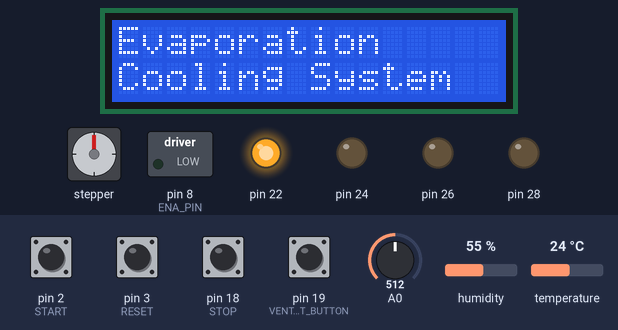
Simulated run of this sketch. Board: Arduino Mega 2560, built with avr-gcc and run on an emulated ATmega2560. On the bench: 16×2 character LCD, stepper motor, switched loads named in the sketch (green lamp = pin HIGH), output pins drawn as LEDs (lit = HIGH). Inputs (shaded band) come from the test bench; at power-on: pin 2 (START), pin 3 (RESET), pin 18 (STOP), pin 19 (VENT_ADJUST_BUTTON) HIGH, A0 = 512, humidity 55 %, temperature 24 °C. The local clock reads 2024-03-15 10:24:30 at power-on unless the sketch sets it; stepper angles assume 2038 steps per turn; what the sketch prints to the serial monitor is not drawn.

Above: at 1.2 s.
1.3 s: pin 2 (START) pulled LOW for 0.15 s
At 2.4 s:
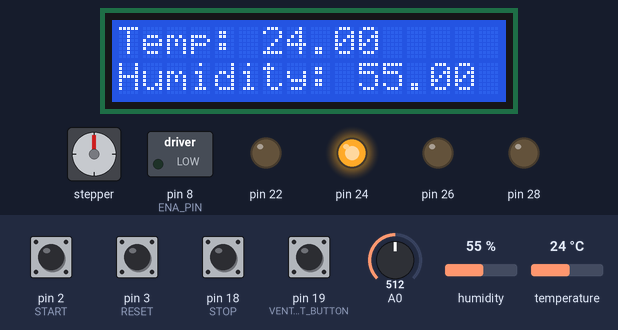
2.9 s: A0 set to 6
4.4 s: A0 set to 3
At 5.6 s:
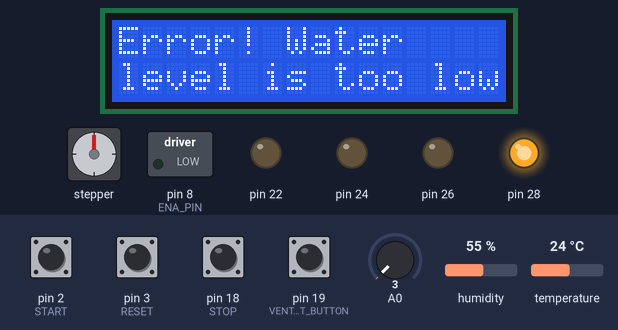
5.9 s: pin 19 (VENT_ADJUST_BUTTON) pulled LOW for 0.15 s
At 7.9 s:
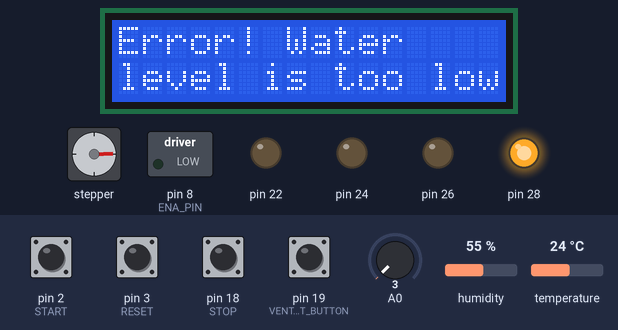
8.7 s: pin 3 (RESET) pulled LOW for 0.15 s
At 8.71 s:
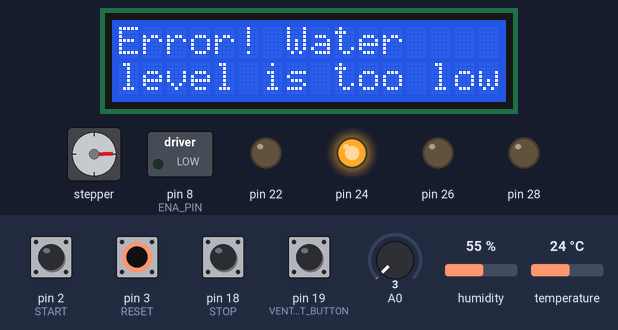
10.3 s: pin 18 (STOP) pulled LOW for 0.15 s
At 11.4 s:
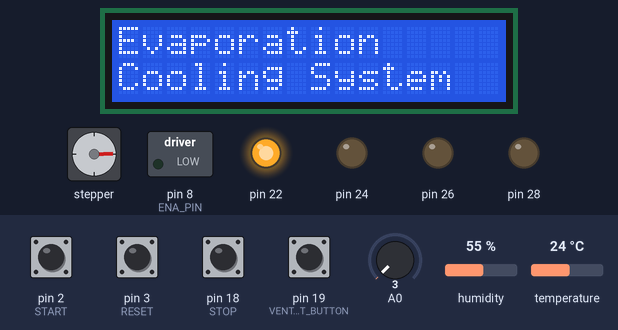
Timing chart, 0 to 12.9 s (numbered marks = the images above; inputs shaded):
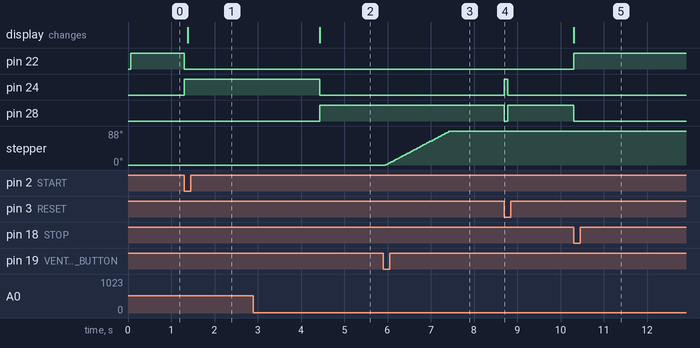

The sketch:

cooler.ino
```cpp
//Project: Water Evaporation Cooling System
//Authors: Aween Ali, Malcolm Hays, Derek Ngu, Thomas Vasile

#include <dht.h>
#include <LiquidCrystal.h>
#include <Stepper.h>
#include <RTClib.h>
#define GREEN_LED 24
#define YELLOW_LED 22
#define BLUE_LED 26
#define RED_LED 28
#define START 2
#define RESET 3
#define STOP 18
#define DHTPIN A1 //water + hum sensor
#define LOWTEMP 26
#define HIGHTEMP 27
#define WATER_SENSOR_PIN 0 // Pin A0
#define RS 23
#define EN 13
#define D4 4
#define D5 5
#define D6 6
#define D7 25
#define STEPPER_1N1 9
#define STEPPER_1N2 10
#define STEPPER_1N3 11
#define STEPPER_1N4 12
#define ENA_PIN 8  //  motor speed (PWM control)   all of this are form the link from modules
#define IN1_PIN 53  // direction 1
#define IN2_PIN 52  //  direction 2
#define RDA 0x80
#define TBE 0x20
#define VENT_ADJUST_BUTTON 19
#define VENT_MAX_POS 500

volatile unsigned char *myUCSR0A = (unsigned char *)0x00C0;
volatile unsigned char *myUCSR0B = (unsigned char *)0x00C1;
volatile unsigned char *myUCSR0C = (unsigned char *)0x00C2;
volatile unsigned int  *myUBRR0  = (unsigned int *) 0x00C4;
volatile unsigned char *myUDR0   = (unsigned char *)0x00C6;


volatile unsigned char* my_ADMUX = (unsigned char*) 0x7C;
volatile unsigned char* my_ADCSRB = (unsigned char*) 0x7B;
volatile unsigned char* my_ADCSRA = (unsigned char*) 0x7A;
volatile unsigned int* my_ADC_DATA = (unsigned int*) 0x78;

// this is for adc read ^^

void myUARTBegin(unsigned long U0baud)  {
  unsigned long FCPU = 16000000;
  unsigned int tbaud;
  tbaud = (FCPU / 16 / U0baud - 1);
  // Same as (FCPU / (16 * U0baud)) - 1;
  *myUCSR0A = 0x20;
  *myUCSR0B = 0x18;
  *myUCSR0C = 0x06;
  *myUBRR0  = tbaud;
}

void myUARTPrint(char* printedString) {
  int i = 0;
  while(printedString[i] != '\0') {
    U0putchar(printedString[i]);
    i++;
  }
}

void U0putchar(unsigned char U0pdata) {
  while(!(*myUCSR0A & TBE));
  *myUDR0 = U0pdata;
}

#define DDRB_ADDR 0x24
#define DDRH_ADDR 0x101
#define DDRE_ADDR 0x2D
#define DDRG_ADDR 0x33
#define DDRJ_ADDR 0x107
#define DDRD_ADDR 0x2A
#define DDRA_ADDR 0x21

RTC_DS3231 rtc;
char daysOfTheWeek[7][12] = {"Sunday", "Monday", "Tuesday", "Thursday", "Friday", "Saturday"};

const int stepsPerRevolution = 2038;
Stepper stepper = Stepper(stepsPerRevolution, STEPPER_1N1, STEPPER_1N3, STEPPER_1N2, STEPPER_1N4);


volatile char state;
char previousState;

LiquidCrystal lcd(RS, EN, D4, D5, D6, D7);

dht DHT;
void start_button_ISR() {
  if (state != 'e') {
    state = 'i';
  }
}


void adc_init()
{
  // setup the A register
  *my_ADCSRA |= 0b10000000; // set bit   7 to 1 to enable the ADC
  *my_ADCSRA &= 0b11011111; // clear bit 6 to 0 to disable the ADC trigger mode
  *my_ADCSRA &= 0b11110111; // clear bit 5 to 0 to disable the ADC interrupt
  *my_ADCSRA &= 0b11111000; // clear bit 0-2 to 0 to set prescaler selection to slow reading
  // setup the B register
  *my_ADCSRB &= 0b11110111; // clear bit 3 to 0 to reset the channel and gain bits
  *my_ADCSRB &= 0b11111000; // clear bit 2-0 to 0 to set free running mode
  // setup the MUX Register
  *my_ADMUX  &= 0b01111111; // clear bit 7 to 0 for AVCC analog reference
  *my_ADMUX  |= 0b01000000; // set bit   6 to 1 for AVCC analog reference
  *my_ADMUX  &= 0b11011111; // clear bit 5 to 0 for right adjust result
  *my_ADMUX  &= 0b11100000; // clear bit 4-0 to 0 to reset the channel and gain bits
}


unsigned int adc_read(unsigned char adc_channel_num)
{
  // clear the channel selection bits (MUX 4:0)
  *my_ADMUX  &= 0b11100000;
  // clear the channel selection bits (MUX 5)
  *my_ADCSRB &= 0b11110111;
  // set the channel number
  if(adc_channel_num > 7)
  {
    // set the channel selection bits, but remove the most significant bit (bit 3)
    adc_channel_num -= 8;
    // set MUX bit 5
    *my_ADCSRB |= 0b00001000;
  }
  // set the channel selection bits
  *my_ADMUX  += adc_channel_num;
  // set bit 6 of ADCSRA to 1 to start a conversion
  *my_ADCSRA |= 0x40;
  // wait for the conversion to complete
  while((*my_ADCSRA & 0x40) != 0);
  // return the result in the ADC data register
  return *my_ADC_DATA;
}

void myDigitalWrite(uint8_t pin, bool value) {
  volatile uint8_t* port;
  uint8_t bit;

if (pin == 0) {                // Pin D0
    port = &PORTE;
    bit = 0;                   // PE0
} else if (pin == 1) {         // Pin D1
    port = &PORTE;
    bit = 1;                   // PE1
} else if (pin == 2) {         // Pin D2
    port = &PORTE;
    bit = 4;                   // PE4
} else if (pin == 3) {         // Pin D3
    port = &PORTE;
    bit = 5;                   // PE5
} else if (pin == 4) {         // Pin D4
    port = &PORTG;
    bit = 5;                   // PG5
} else if (pin == 5) {         // Pin D5
    port = &PORTE;
    bit = 3;                   // PE3
} else if (pin == 6) {         // Pin D6
    port = &PORTH;
    bit = 3;                   // PH3
} else if (pin == 7) {         // Pin D7
    port = &PORTH;
    bit = 4;                   // PH4

}else if (pin == 8) {              // Pin D8 (PORTH)
    port = &PORTH;
    bit = 5; // PH5


  } else if (pin == 9) {              // Pin D9 (PORTH)
    port = &PORTH;
    bit = 6; // PH6


  } else if (pin >= 10 && pin <= 13) { // Pins 10–13 (PORTB)
    port = &PORTB;
    bit = pin - 6; // PB4–PB7

}else if (pin == 14) {                // D14/TX3
    port = &PORTJ;
    bit = 1;                    // PJ1


} else if (pin == 15) {         // D15/RX3
    port = &PORTJ;
    bit = 0;                    // PJ0


} else if (pin == 16) {         // D16/TX2
    port = &PORTH;
    bit = 1;                    // PH1


} else if (pin == 17) {         // D17/RX2
    port = &PORTH;
    bit = 0;                    // PH0


} else if (pin == 18) {         // D18/TX1
    port = &PORTD;
    bit = 3;                    // PD3


} else if (pin == 19) {         // D19/RX1
    port = &PORTD;
    bit = 2;                    // PD2


} else if (pin == 20) {         // D20/SDA
    port = &PORTD;
    bit = 1;                    // PD1


} else if (pin == 21) {         // D21/SCL
    port = &PORTD;
    bit = 0;                    // PD0

}else if (pin >= 22 && pin <= 29) { // Pins 22–29 (PORTA)
    port = &PORTA;
    bit = pin - 22; // PA0–PA7


}else if (pin == 30) {                // Pin D30
    port = &PORTC;
    bit = 7;                    // PC7

} else if (pin == 31) {         // Pin D31
    port = &PORTC;
    bit = 6;                    // PC6

} else if (pin == 32) {         // Pin D32
    port = &PORTC;
    bit = 5;                    // PC5

} else if (pin == 33) {         // Pin D33
    port = &PORTC;
    bit = 4;                    // PC4

} else if (pin == 34) {         // Pin D34
    port = &PORTC;
    bit = 3;                    // PC3

} else if (pin == 35) {         // Pin D35
    port = &PORTC;
    bit = 2;                    // PC2

} else if (pin == 36) {         // Pin D36
    port = &PORTC;
    bit = 1;                    // PC1

} else if (pin == 37) {         // Pin D37
    port = &PORTC;
    bit = 0;                    // PC0

} else if (pin == 38) {         // Pin D38
    port = &PORTD;
    bit = 7;                    // PD7

} else if (pin == 39) {         // Pin D39
    port = &PORTG;
    bit = 2;                    // PG2

} else if (pin == 40) {         // Pin D40
    port = &PORTG;
    bit = 1;                    // PG1

} else if (pin == 41) {         // Pin D41
    port = &PORTG;
    bit = 0;                    // PG0

} else if (pin == 42) {         // Pin D42
    port = &PORTL;
    bit = 7;                    // PL7

} else if (pin == 43) {         // Pin D43
    port = &PORTL;
    bit = 6;                    // PL6

} else if (pin == 44) {         // Pin D44
    port = &PORTL;
    bit = 5;                    // PL5

} else if (pin == 45) {         // Pin D45
    port = &PORTL;
    bit = 4;                    // PL4

} else if (pin == 46) {         // Pin D46
    port = &PORTL;
    bit = 3;                    // PL3

} else if (pin == 47) {         // Pin D47
    port = &PORTL;
    bit = 2;                    // PL2

} else if (pin == 48) {         // Pin D48
    port = &PORTL;
    bit = 1;                    // PL1

} else if (pin == 49) {         // Pin D49
    port = &PORTL;
    bit = 0;                    // PL0

} else if (pin == 50) {         // Pin D50
    port = &PORTB;
    bit = 3;                    // PB3

} else if (pin == 51) {         // Pin D51
    port = &PORTB;
    bit = 2;                    // PB2

} else if (pin == 52) {         // Pin D52
    port = &PORTB;
    bit = 1;                    // PB1

} else if (pin == 53) {         // Pin D53
    port = &PORTB;
    bit = 0;                    // PB0

} else if (pin >= A0 && pin <= A7) { // A0–A7 (PORTF)
    port = &PORTF;
    bit = pin - A0; // PF0–PF7


  } else if (pin >= A8 && pin <= A15) { // A8–A15 (PORTK)
    port = &PORTK;
    bit = pin - A8; // PK0–PK7


  } else {
    return;
  }

  if (value) {
    *port |= (1 << bit);
  } else {
    *port &= ~(1 << bit);
  }
}

void motorStart(int speed) {
  myDigitalWrite(IN1_PIN, HIGH);
  myDigitalWrite(IN2_PIN, LOW);
  analogWrite(ENA_PIN, speed);
}

void motorStop() {
  analogWrite(ENA_PIN, 0);  // stop
}

void reset_button_ISR() {
  if (state == 'e') {
    state = 'i';
  }
}

void stop_button_ISR() {
  state = 'd';
}

bool vent_state = 0;
bool print_vent_message = 0;
unsigned vent_position = 0;
void vent_button_ISR() {
  vent_state = !vent_state;
  print_vent_message = 1;
}

void leds_off() {
  myDigitalWrite(GREEN_LED, LOW);
  myDigitalWrite(YELLOW_LED, LOW);
  myDigitalWrite(RED_LED, LOW);
  myDigitalWrite(BLUE_LED, LOW);
}

void startSystem() {
  if (state == 'd') {
    state = 'i';
  }
}

unsigned pinNumberToBitNumber(unsigned pinNumber) {
  switch(pinNumber) {
    case 13:
      return 7;
    case 12:
      return 6;
    case 11:
      return 5;
    case 10:
      return 4;
    case 9:
      return 6;
    case 8:
      return 5;
    case 7:
      return 4;
    case 6:
      return 3;
    case 5:
      return 3;
    case 4:
      return 5;
    case 3:
      return 5;
    case 2:
      return 4;
    case 1:
      return 7;
    case 0:
      return 0;
    case 14:
      return 1;
    case 15:
      return 0;
    case 16:
      return 1;
    case 17:
      return 0;
    case 18:
      return 3;
    case 19:
      return 2;
    case 20:
      return 1;
    case 21:
      return 0;
    case 22:
      return 0;
    case 23:
      return 1;
    case 24:
      return 2;
    case 25:
      return 3;
    case 26:
      return 4;
    case 27:
      return 5;
    case 28:
      return 6;
    case 29:
      return 7;
  }
}

unsigned char* pinNumberToDdrAddress(unsigned pinNumber) {
  switch (pinNumber) {

    // DDRB
    case 13:
    case 12:
    case 11:
    case 10:
      return DDRB_ADDR;

    // DDRH
    case 9:
    case 8:
    case 7:
    case 6:
    case 16:
    case 17:
      return DDRH_ADDR;

    // DDRE
    case 5:
    case 3:
    case 2:
    case 1:
    case 0:
      return DDRE_ADDR;

    // DDRG
    case 4:
    case 39:
    case 40:
    case 41:
      return DDRG_ADDR;

    // DDRJ
    case 14:
    case 15:
      return DDRJ_ADDR;

    // DDRD
    case 18:
    case 19:
    case 20:
    case 21:
      return DDRD_ADDR;

    // DDRA
    case 22:
    case 23:
    case 24:
    case 25:
    case 26:
    case 27:
    case 28:
    case 29:
      return DDRA_ADDR;
  }
}

void myPinMode(uint8_t pinNumber, uint8_t mode) {
  volatile uint8_t* myDdrRegister = pinNumberToDdrAddress(pinNumber);
  volatile uint8_t* myPortRegister = (uint8_t)(pinNumberToDdrAddress(pinNumber) + 1);
  uint8_t myBitNumber = pinNumberToBitNumber(pinNumber);

  if (mode == OUTPUT) {
    *myDdrRegister |= (1 << myBitNumber);
  } else if (mode == INPUT) {
    *myDdrRegister &= ~(1 << myBitNumber);
  } else if (mode == INPUT_PULLUP) {
    *myDdrRegister &= ~(1 << myBitNumber);
    *myPortRegister |= (1 << myBitNumber);
  }
}

void printTimeAndDate() {
  DateTime now = rtc.now();
  char dateString[21];
  int y = now.year();
  int mon = now.month();
  int d = now.day();
  int h = now.hour();
  int min = now.minute();
  int s = now.second();
  int i = 3;
  while(y > 0) {
    dateString[i] = (y % 10) + 48;
    y = y / 10;
    i--;
  }
  dateString[4] = '/';
  dateString[5] = (mon / 10) + 48;
  dateString[6] = (mon % 10) + 48;
  dateString[7] = '/';
  dateString[8] = (d / 10) + 48;
  dateString[9] = (d % 10) + 48;
  dateString[10] = ' ';
  dateString[11] = ' ';
  dateString[12] = (h / 10) + 48;
  dateString[13] = (h % 10) + 48;
  dateString[14] = ':';
  dateString[15] = (min / 10) + 48;
  dateString[16] = (min % 10) + 48;
  dateString[17] = ':';
  dateString[18] = (s / 10) + 48;
  dateString[19] = (s % 10) + 48;
  dateString[20] = '\0';
  myUARTPrint(dateString);
}

unsigned long previousMillis = 0;
const long lcdInterval = 60000; //shows updates to humidity/temp every minute

void setup() {
  myUARTBegin(9600);

  rtc.begin();

  adc_init();

  state = 'd';
  previousState = ' ';

  // put your setup code here, to run once:
  myPinMode(GREEN_LED, OUTPUT);
  myPinMode(RED_LED, OUTPUT);
  myPinMode(YELLOW_LED, OUTPUT);
  myPinMode(BLUE_LED, OUTPUT);

  myPinMode(START, INPUT_PULLUP);
  myPinMode(RESET, INPUT_PULLUP);
  myPinMode(STOP, INPUT_PULLUP);
  myPinMode(VENT_ADJUST_BUTTON, INPUT_PULLUP);

  attachInterrupt(digitalPinToInterrupt(RESET), reset_button_ISR, FALLING);
  attachInterrupt(digitalPinToInterrupt(START), start_button_ISR, FALLING);
  attachInterrupt(digitalPinToInterrupt(STOP), stop_button_ISR, FALLING);
  attachInterrupt(digitalPinToInterrupt(VENT_ADJUST_BUTTON), vent_button_ISR, FALLING);

  myPinMode(DHTPIN, INPUT);
  myPinMode(WATER_SENSOR_PIN, INPUT);

  myPinMode(ENA_PIN, OUTPUT);
  myPinMode(IN1_PIN, OUTPUT);
  myPinMode(IN2_PIN, OUTPUT);

  lcd.begin(16, 2);
  lcd.setCursor(0, 0);
  lcd.print("Evaporation");
  lcd.setCursor(0, 1);
  lcd.print("Cooling System");
}

void loop() {

  if (vent_state && vent_position < VENT_MAX_POS && state != 'd') {
    stepper.setSpeed(10);
    stepper.step(10);
    vent_position += 10;
  } else if (!vent_state && vent_position > 0 && state != 'd') {
    stepper.setSpeed(10);
    stepper.step(-10);
    vent_position -= 10;
  } else {
    myDigitalWrite(STEPPER_1N1, LOW);
    myDigitalWrite(STEPPER_1N2, LOW);
    myDigitalWrite(STEPPER_1N3, LOW);
    myDigitalWrite(STEPPER_1N4, LOW);
  }

  if (print_vent_message && state != 'd') {
    print_vent_message = 0;
    myUARTPrint("Stepper Motor/Vent Movement on ");
    printTimeAndDate();
    U0putchar('\n');
  }

  unsigned water_sensor_value = adc_read(WATER_SENSOR_PIN);


  if (previousState != state) {
    leds_off();
    previousState = state;
    switch(state) {
      case 'd':
        motorStop();
        myDigitalWrite(YELLOW_LED, HIGH);
        lcd.clear();
        lcd.setCursor(0, 0);
        lcd.print("Evaporation");
        lcd.setCursor(0, 1);
        lcd.print("Cooling System");
        previousMillis = 0;
        myUARTPrint("State Transition to Disabled on ");
        printTimeAndDate();
        U0putchar('\n');
        break;
      case 'r':
        motorStart(254);
        myDigitalWrite(BLUE_LED, HIGH);
        myUARTPrint("State Transition to Running on ");
        printTimeAndDate();
        U0putchar('\n');
        break;
      case 'i':
        motorStop();
        myDigitalWrite(GREEN_LED, HIGH);
        myUARTPrint("State Transition to Idle on ");
        printTimeAndDate();
        U0putchar('\n');
        break;
      case 'e':
        motorStop();
        myDigitalWrite(RED_LED, HIGH);
        lcd.clear();
        lcd.setCursor(0, 0);
        lcd.print("Error! Water");
        lcd.setCursor(0, 1);
        lcd.print("level is too low");
        previousMillis = 0;
        myUARTPrint("State Transition to Error on ");
        printTimeAndDate();
        U0putchar('\n');
        break;
    }
  }

  if (state != 'd' && state != 'e') {
    if (water_sensor_value < 5) {
      state = 'e';
    }

    int chk = DHT.read11(DHTPIN);

    float temperature = DHT.temperature;  // this should be in celsius
    float humidity = DHT.humidity;  // this reads humidity

    unsigned long currentMillis = millis();
    if(currentMillis - previousMillis >= lcdInterval || previousMillis == 0) {
      previousMillis = currentMillis;
      lcd.clear();
      lcd.setCursor(0, 0);
      lcd.print("Temp: ");
      lcd.print(temperature);
      lcd.setCursor(0, 1);
      lcd.print("Humidity: ");
      lcd.print(humidity);
    }

    if (state == 'r' && temperature < LOWTEMP) {
      state = 'i';
    } else if (state == 'i' && temperature > HIGHTEMP) {
      state = 'r';
    }
  }
}
```

Measured:
- the behaviour switches between 5 and 4 on A0 (found by bisection; images 1 and 2)
- after the input at 1.3 s, pin 22: HIGH → LOW at once; pin 24: LOW → HIGH at once; the display: changes after 0.08 s (image 1)
- after the input at 2.9 s, every drawn part: stays the same
- after the input at 4.4 s, pin 24: HIGH → LOW at once; pin 28: LOW → HIGH at once; the display: changes at once (image 2)
- after the input at 5.9 s, stepper: turns 88° clockwise in 1.5 s, starting after 0.05 s
- after the input at 8.7 s, pin 24: LOW → HIGH at once, → LOW 0.08 s later; pin 28: HIGH → LOW at once, → HIGH 0.08 s later
- after the input at 10.3 s, pin 22: LOW → HIGH at once; pin 28: HIGH → LOW at once; the display: changes at once (image 5)
